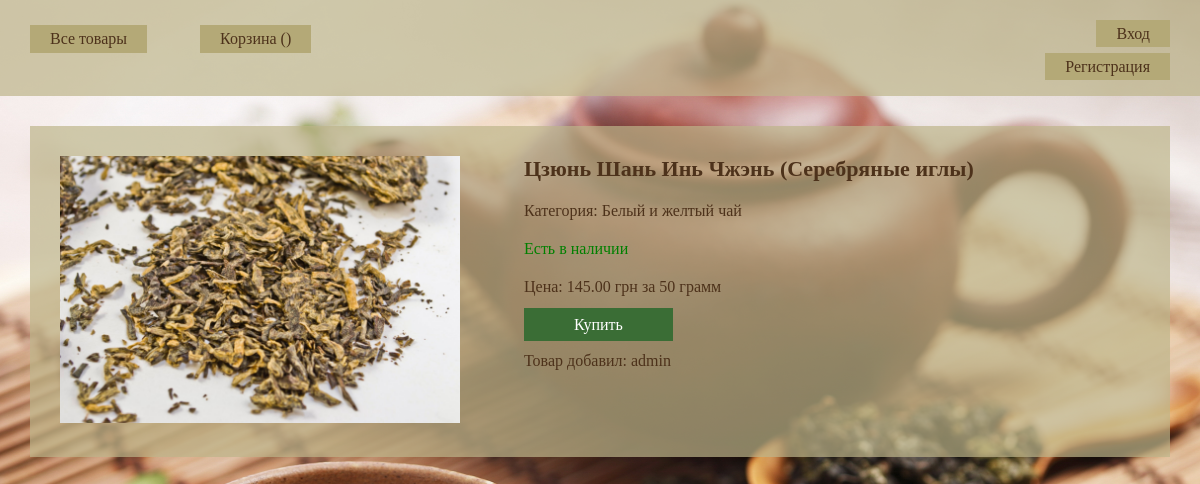
Screenshot of /tea/product/3/ with the database file from the repository.
### tea/models.py (models this page shows, shortened)
class Product(models.Model):
    name = models.CharField(max_length=100)
    category = models.ForeignKey(Category, on_delete=models.CASCADE)
    price = models.DecimalField(max_digits=10, decimal_places=2)
    quantity = models.PositiveIntegerField()
    photo = models.ImageField(default='None', upload_to='products_photo/')
    user = models.ForeignKey(User, null=True)

class Category(models.Model):
    name = models.CharField(max_length=100)
    def __str__(self):
        return str(self.name)

### tea/views.py (the view)
# urls.py: url(r'^product/(?P<id>\d+)/$', ProductDetail.as_view(), name='product_detail'),
class ProductDetail(DetailView):
    model = Product
    pk_url_kwarg = 'id'
    template_name = 'product.html'
    def get_context_data(self, **kwargs):
        context = super(ProductDetail, self).get_context_data(**kwargs)
        context['cart'] = Cart(self.request)
        return context

### templates/product.html (shortened to what this page needs)
{% extends "base.html" %}
{% block content %}
    <div class="product_overview">
        <img src="{{ product.photo.url }}">
        <div class="details">
            <h1>{{ product.name }}</h1>
            <p>Категория: {{ product.category }}</p>
            {% if product.quantity > 0 %}
                <p class="yes">Есть в наличии</p>
            {% else %}
                <p class="no">Нет в наличии</p>
            {% endif %}
            <p>Цена: {{ product.price }} грн за 50 грамм</p>
            {% if product.quantity >= 50  %}
                <a href="add_to_cart/" class="add_to_cart_btn enabled">Купить</a>
            {% else %}
                <a href="" class="add_to_cart_btn disabled">Купить</a>
            {% endif %}
            <br><br>
            <p>Товар добавил: {{product.user}}</p>
        </div>
    </div>
{% endblock %}

### static/css/style.css (style rules this page uses)
html, body, div, span, a, img, strong, b, u, i, ol, ul, li, form, label, table, tbody, thead, tr, th, td, article, aside, footer, header, menu, nav, h1,h2,h3, p { margin: 0; padding: 0; border: 0; }
html, body { height: 100%; width: 100%; }
body { background: url(../images/back.jpg) no-repeat; background-size: cover; background-attachment: fixed; }
.product_overview { width: 95%; margin: 30px; background-color: rgba(190, 181, 138, 0.7); }
.product_overview img { margin: 30px; width: 400px; display: inline-block; }
.details { margin: 30px; display: inline-block; vertical-align: top; max-width: 600px; color: #4d321b; }
.details h1 { font-size: 22px; margin-bottom: 20px; }
.details p { margin-bottom: 20px; }
.details .yes { color: #008000; }
.add_to_cart_btn { text-decoration: none; padding: 8px 50px; font-size: 16px; background-color: #3a6d35; color: #fff; -moz-transition: background-color 0.3s 0.1s ease; -o-transition: background-color 0.3s 0.1s ease; -webkit-transition: background-color 0.3s 0.1s ease; }

### rows the page displays
Product: photo (picture), name "Цзюнь Шань Инь Чжэнь (Серебряные иглы)", category "Белый и желтый чай", price "145.00", user "admin"
